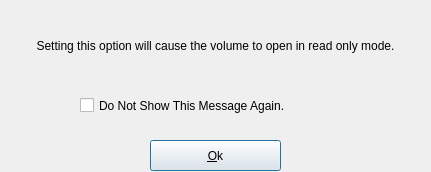
<?xml version="1.0" encoding="UTF-8"?>
<ui version="4.0">
 <class>readOnlyWarning</class>
 <widget class="QDialog" name="readOnlyWarning">
  <property name="geometry">
   <rect>
    <x>0</x>
    <y>0</y>
    <width>431</width>
    <height>172</height>
   </rect>
  </property>
  <property name="windowTitle">
   <string>WARNING</string>
  </property>
  <widget class="QCheckBox" name="checkBox">
   <property name="geometry">
    <rect>
     <x>80</x>
     <y>80</y>
     <width>341</width>
     <height>51</height>
    </rect>
   </property>
   <property name="text">
    <string>Do Not Show This Message Again.</string>
   </property>
  </widget>
  <widget class="QLabel" name="label">
   <property name="geometry">
    <rect>
     <x>10</x>
     <y>10</y>
     <width>411</width>
     <height>71</height>
    </rect>
   </property>
   <property name="text">
    <string>Setting this option will cause the volume to open in read only mode.</string>
   </property>
   <property name="alignment">
    <set>Qt::AlignCenter</set>
   </property>
   <property name="wordWrap">
    <bool>true</bool>
   </property>
  </widget>
  <widget class="QPushButton" name="PbOK">
   <property name="geometry">
    <rect>
     <x>150</x>
     <y>140</y>
     <width>131</width>
     <height>31</height>
    </rect>
   </property>
   <property name="text">
    <string>&amp;Ok</string>
   </property>
  </widget>
 </widget>
 <resources/>
 <connections/>
</ui>
